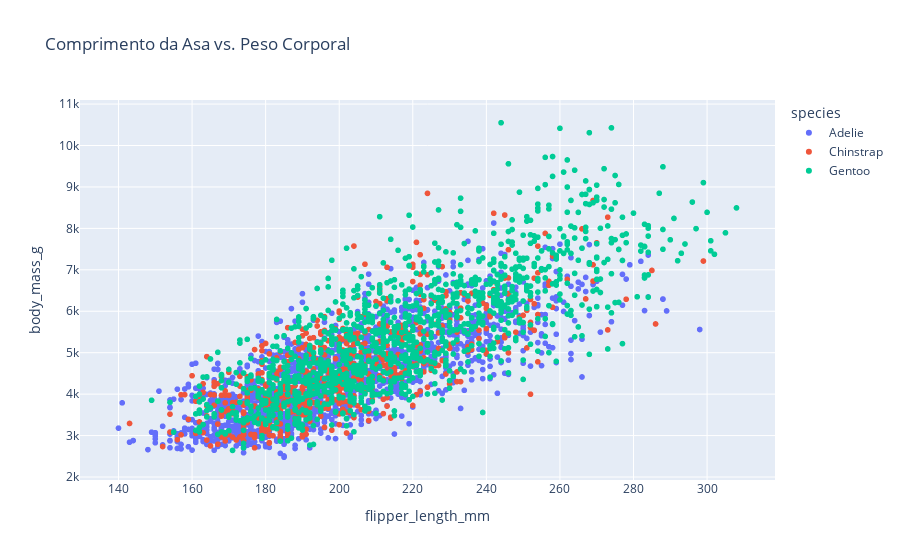

Notebook code cell kept with this figure:
### Code cell
# Gráfico de dispersão para comprimento da asa vs. peso corporal
fig_scatter_flipper = px.scatter(dataset_penguins, x='flipper_length_mm', y='body_mass_g', color='species',
                                 title='Comprimento da Asa vs. Peso Corporal')
fig_scatter_flipper.show()

### Figure 1 — Plotly figure (JSON) as saved in the notebook; plotly's stock layout.template omitted (floating-point values rounded to 4 significant figures; data arrays with more than 128 entries replaced by an {"elided": "..."} marker saying what was removed)
{"data": [{"hovertemplate": "species=Adelie<br>flipper_length_mm=%{x}<br>body_mass_g=%{y}<extra></extra>", "legendgroup": "Adelie", "marker": {"color": "#636efa", "symbol": "circle"}, "mode": "markers", "name": "Adelie", "showlegend": true, "type": "scattergl", "x": {"elided": "1560 int values"}, "xaxis": "x", "y": {"elided": "1560 int values"}, "yaxis": "y"}, {"hovertemplate": "species=Chinstrap<br>flipper_length_mm=%{x}<br>body_mass_g=%{y}<extra></extra>", "legendgroup": "Chinstrap", "marker": {"color": "#EF553B", "symbol": "circle"}, "mode": "markers", "name": "Chinstrap", "showlegend": true, "type": "scattergl", "x": {"elided": "623 int values"}, "xaxis": "x", "y": {"elided": "623 int values"}, "yaxis": "y"}, {"hovertemplate": "species=Gentoo<br>flipper_length_mm=%{x}<br>body_mass_g=%{y}<extra></extra>", "legendgroup": "Gentoo", "marker": {"color": "#00cc96", "symbol": "circle"}, "mode": "markers", "name": "Gentoo", "showlegend": true, "type": "scattergl", "x": {"elided": "1247 int values"}, "xaxis": "x", "y": {"elided": "1247 int values"}, "yaxis": "y"}], "layout": {"autosize": true, "legend": {"title": {"text": "species"}, "tracegroupgap": 0}, "title": {"text": "Comprimento da Asa vs. Peso Corporal"}, "xaxis": {"anchor": "y", "autorange": true, "domain": [0, 1], "range": [129.5, 318.5], "title": {"text": "flipper_length_mm"}, "type": "linear"}, "yaxis": {"anchor": "x", "autorange": true, "domain": [0, 1], "range": [1811.0, 11220.0], "title": {"text": "body_mass_g"}, "type": "linear"}}}
